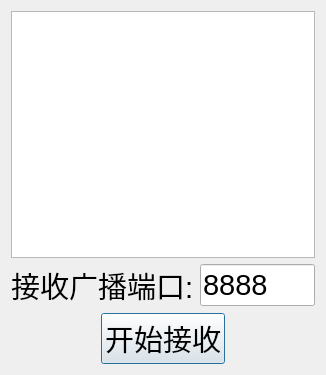
<?xml version="1.0" encoding="UTF-8"?>
<ui version="4.0">
 <class>ReceiverDialog</class>
 <widget class="QDialog" name="ReceiverDialog">
  <property name="geometry">
   <rect>
    <x>0</x>
    <y>0</y>
    <width>326</width>
    <height>375</height>
   </rect>
  </property>
  <property name="font">
   <font>
    <pointsize>22</pointsize>
   </font>
  </property>
  <property name="windowTitle">
   <string>广播接收端</string>
  </property>
  <layout class="QVBoxLayout" name="verticalLayout">
   <item>
    <widget class="QListWidget" name="listWidget"/>
   </item>
   <item>
    <layout class="QHBoxLayout" name="horizontalLayout">
     <item>
      <widget class="QLabel" name="label">
       <property name="text">
        <string>接收广播端口:</string>
       </property>
      </widget>
     </item>
     <item>
      <widget class="QLineEdit" name="lineEdit">
       <property name="text">
        <string>8888</string>
       </property>
      </widget>
     </item>
    </layout>
   </item>
   <item>
    <layout class="QHBoxLayout" name="horizontalLayout_2">
     <item>
      <spacer name="horizontalSpacer">
       <property name="orientation">
        <enum>Qt::Horizontal</enum>
       </property>
       <property name="sizeHint" stdset="0">
        <size>
         <width>40</width>
         <height>20</height>
        </size>
       </property>
      </spacer>
     </item>
     <item>
      <widget class="QPushButton" name="pushButton">
       <property name="text">
        <string>开始接收</string>
       </property>
      </widget>
     </item>
     <item>
      <spacer name="horizontalSpacer_2">
       <property name="orientation">
        <enum>Qt::Horizontal</enum>
       </property>
       <property name="sizeHint" stdset="0">
        <size>
         <width>40</width>
         <height>20</height>
        </size>
       </property>
      </spacer>
     </item>
    </layout>
   </item>
  </layout>
 </widget>
 <layoutdefault spacing="6" margin="11"/>
 <resources/>
 <connections/>
</ui>
